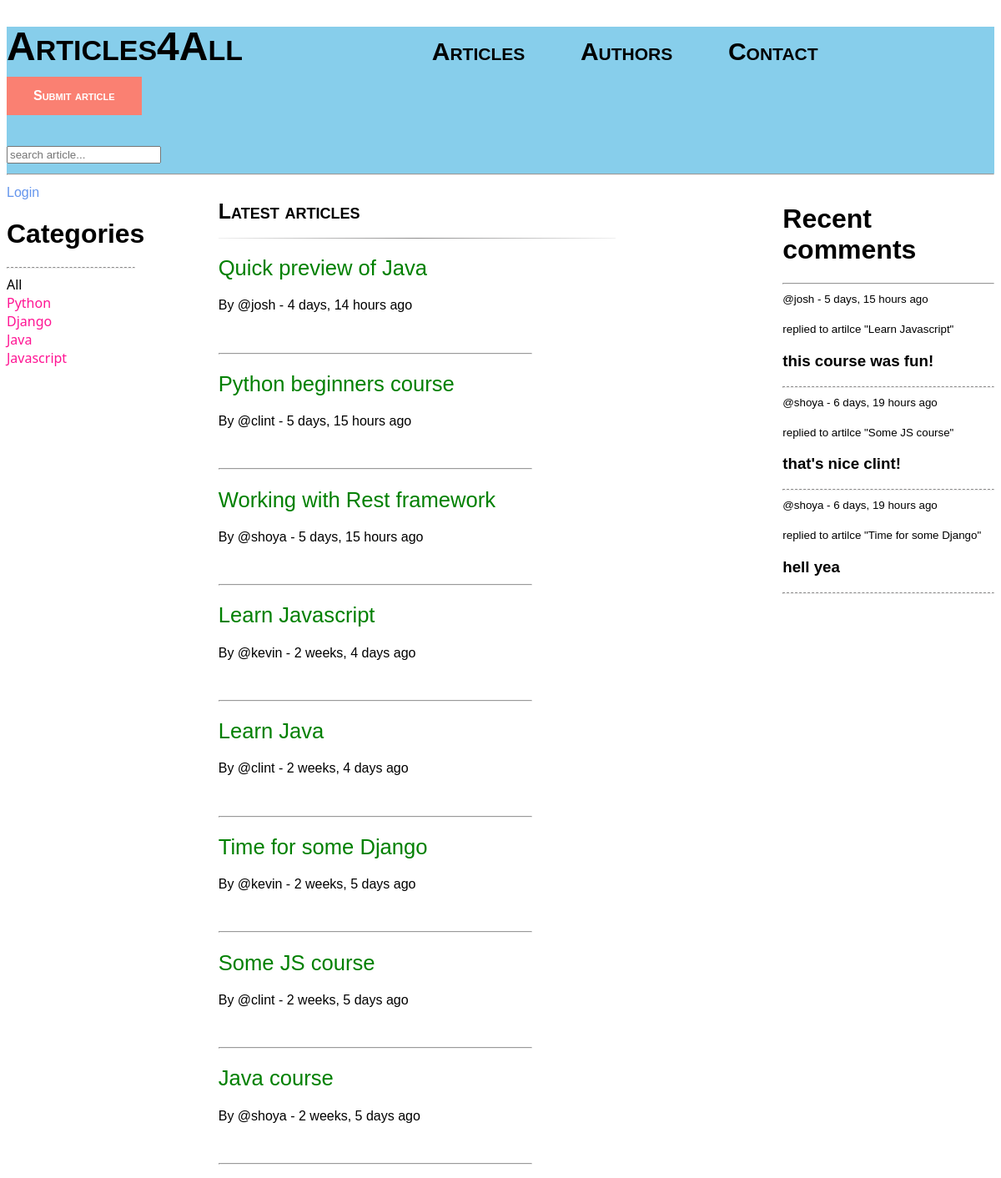
The app's page /, older data.
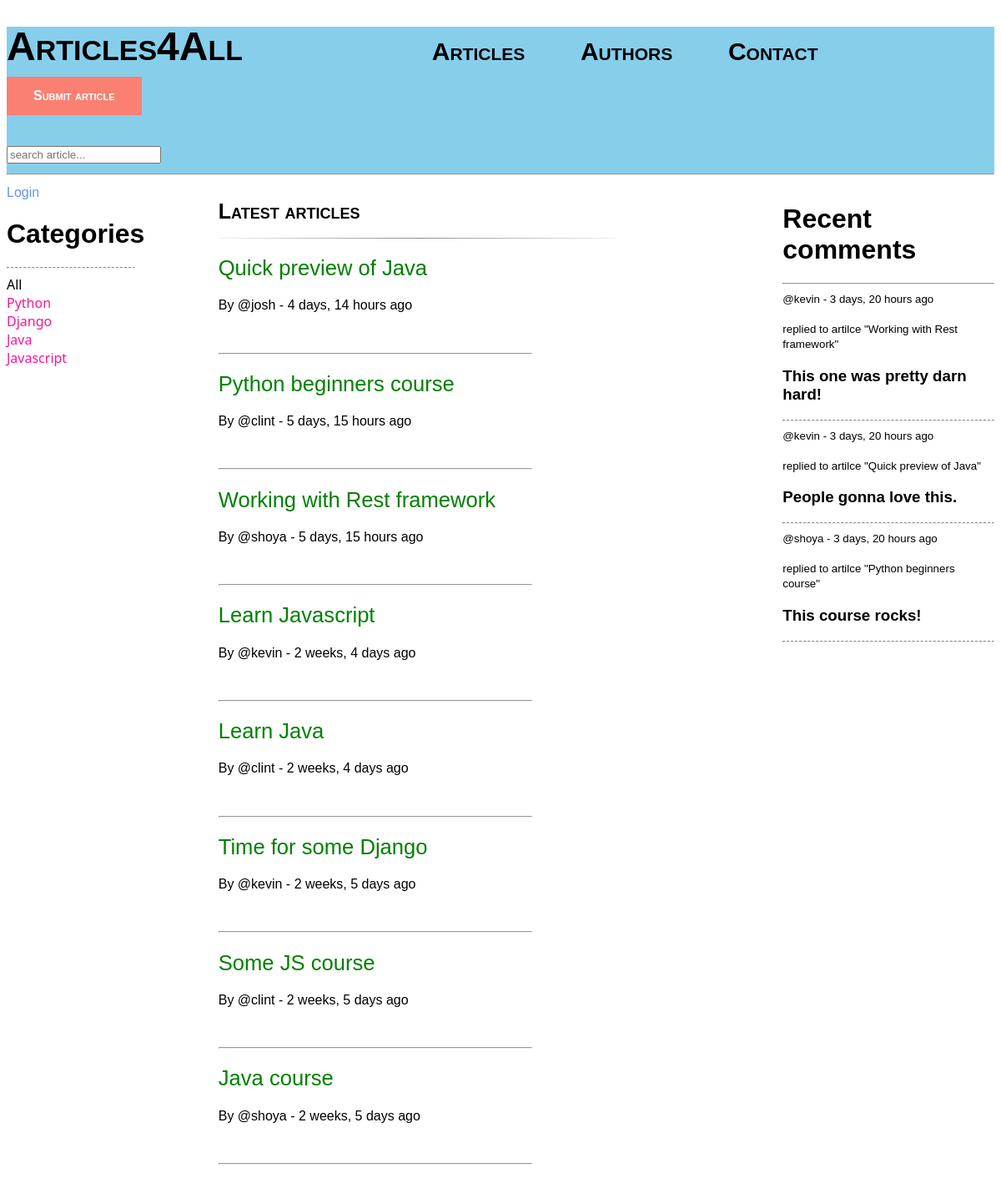
The same page, newer data.
### articles/models.py (models this page shows, shortened)
class Topic(models.Model):
	name = models.CharField(max_length=60)

class Article(models.Model):
	title = models.CharField(max_length=50)
	topic = models.ForeignKey(Topic, on_delete=models.SET_NULL, null=True)
	body = models.CharField(max_length=800)
	author = models.ForeignKey(Author, on_delete=models.CASCADE)
	updated = models.DateTimeField(auto_now=True)
	created = models.DateTimeField(auto_now_add=True)
	class Meta:
		ordering = ['-updated', 'created']

class Author(models.Model):
	name = models.CharField(max_length=40)
	age = models.CharField(max_length=3)
	email = models.EmailField(max_length=50)
	about = models.CharField(max_length=500)

class Comment(models.Model):
	user = models.ForeignKey(User, on_delete=models.CASCADE)
	article = models.ForeignKey(Article, on_delete=models.CASCADE)
	body = models.TextField()
	created = models.DateTimeField(auto_now_add=True)
	updated = models.DateTimeField(auto_now=True)
	class Meta:
		ordering = ['-updated', 'created']

### articles/views.py (the view, shortened to what this page needs)
# urls.py: path('', homePageView.as_view(), name='home-page'),
class homePageView(View):
	template_name = 'article/home-page.html'
	def get(self, request, *args, **kwargs):
		q = request.GET.get('q') if request.GET.get('q') != None else ''
		articles = Article.objects.filter(topic__name__icontains=q)
		topics = Topic.objects.all()
		activity = Comment.objects.filter(Q(article__title__icontains=q))[:3]
		context = {'topics': topics, 'articles': articles, 'activity': activity}
		return render(request, self.template_name, context)

### articles/templates/article/home-page.html (shortened to what this page needs)
{% include 'base.html' %}
{% block content %}
	<div class="home-container">
		<div class="category">
			{% include 'article/categories.html' %}
		</div>
		<div class="articles">
			<h1 style="font: small-caps bold 25px sans-serif;">Latest articles</h1>
			<hr style="margin-right: 200px; border: 0;
  height: 1px;
  background-image: -webkit-linear-gradient(left, #f0f0f0, #8c8b8b, #f0f0f0);
  background-image: -moz-linear-gradient(left, #f0f0f0, #8c8b8b, #f0f0f0);
  background-image: -ms-linear-gradient(left, #f0f0f0, #8c8b8b, #f0f0f0);
  background-image: -o-linear-gradient(left, #f0f0f0, #8c8b8b, #f0f0f0); ">
			{% for article in articles %}
				<div style="flex-direction: column-reverse;">
					<h2 style="font: 1.6em 'Fira Sans', sans-serif;"><a href="{% url 'article-page' article.id %}" style="text-decoration: none; color: green;">{{article.title}}</a></h2>
					<h4 style="font: caption">By @{{article.author.name}} - {{article.created|timesince}} ago</h4>
					<br>
					<hr style="margin-right: 300px;">
				</div>
			{% endfor %}
		</div>
	<div class="activity">
		{% include 'article/activity_component.html' %}
	</div>
	</div>
{% endblock %}

### articles/templates/article/categories.html
<div class="Categories">
			<div>
				{% if request.user.is_authenticated %}
					<h3  style="font-family: segoe ui, sans-serif; color: black;">Hello {{request.user}} !</h3>
					<a href="{% url 'logout-page' %}" style="text-decoration: none; color: cornflowerblue;">logout</a>
				{% else %}
					<a href="{% url 'login-page' %}" style="font-family: candara, sans-serif ;text-decoration: none; color: cornflowerblue;">Login</a>
				{% endif %}
			</div>
			<h1 style="font-family: corbel, sans-serif;">Categories</h1>
			<hr style="border-top: 1px dashed #8c8b8b; margin-right: 100px">
			<div>
				<a href="{% url 'home-page' %}" style="font-family: Segoe UI, sans-serif; color: black; text-decoration: none;">All</a>
			</div>
			{% for topic in topics %}
			<div style=" display: flex; flex-wrap: wrap">
				<a href="{% url 'home-page' %}?q={{topic.name}}" style="font-family: Segoe UI, sans-serif; color: deeppink; text-decoration: none;">{{topic.name}}</a>
				<br>
			</div>
			{% endfor %}
		</div>

### articles/templates/article/activity_component.html (shortened to what this page needs)
			<h1 style="font-family: corbel, sans-serif;">Recent comments</h1>
			<hr>
			{% for comment in activity %}
				<small style="font-family: arial, sans-serif;">@{{comment.user}}  - {{comment.created|timesince}} ago</small>
				<br>
				<br>
				<small style="font-family: arial, sans-serif;">replied to artilce "{{comment.article.title}}"</small>
				<h3 style="font-family: consolas, sans-serif;">{{comment.body}}</h3>
				<hr style="border-top: 1px dashed #8c8b8b;">
			{% endfor %}

Row changes from the older to the newer data that the page shows:
no longer on this page (row unchanged): Comment: user "josh", created "5 days, 15 hours", article "Learn Javascript", body "this course was fun!"
no longer on this page (row unchanged): Comment: user "shoya", created "6 days, 19 hours", article "Some JS course", body "that's nice clint!"
no longer on this page (row unchanged): Comment: user "shoya", created "6 days, 19 hours", article "Time for some Django", body "hell yea"
added Comment: user "kevin", created "3 days, 20 hours", article "Working with Rest framework", body "This one was pretty darn hard!"
added Comment: user "kevin", created "3 days, 20 hours", article "Quick preview of Java", body "People gonna love this."
added Comment: user "shoya", created "3 days, 20 hours", article "Python beginners course", body "This course rocks!"
